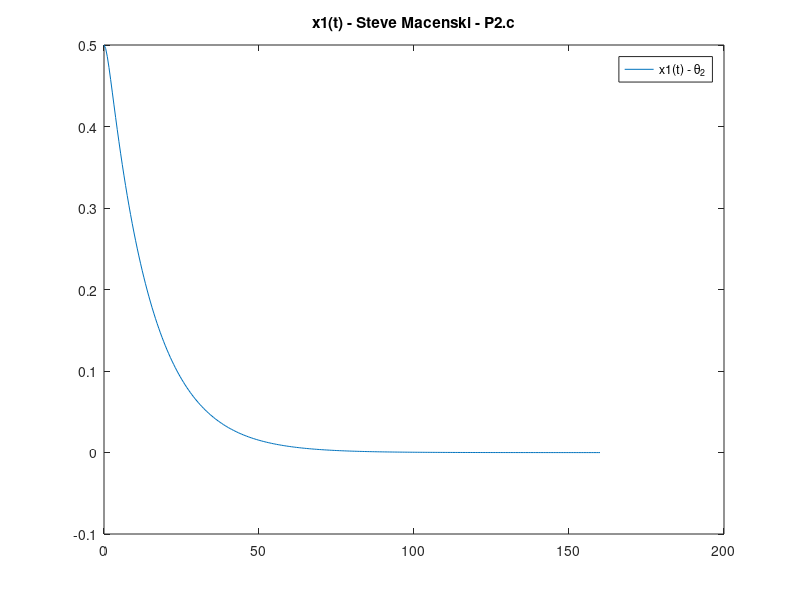
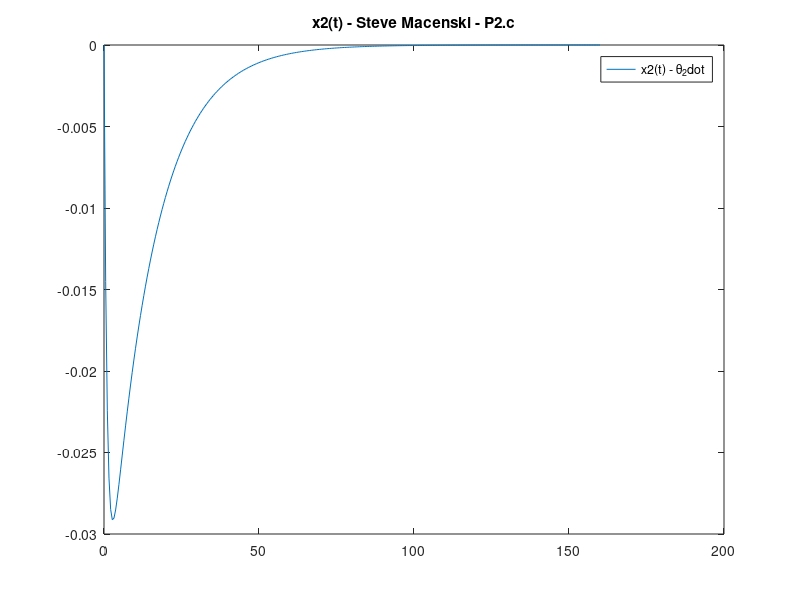
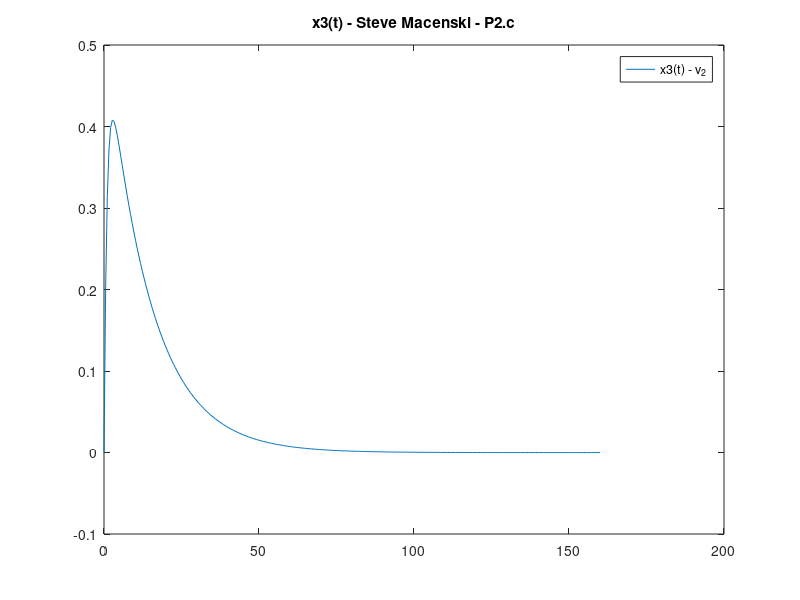

The MATLAB source for these figures, in order: (Note: this script raises an error after producing the figures.)
function hw5_prob2
% animation video: https://youtu.be/GnYS6B8IOGI
clc;
%% theta(t) v(t) and u(t) 2
J1 = 12;
J2 = 14;
J3 = 8; 
Jw = 1; 
n = .0011;

A = [0 1 0; 3*n^2*(J3-J1)/J2 0 0; 0 0 0];
B = [0 1/J2 -1/Jw]';
x0 = [0.5 0 0]';

Q = eye(3);
R = 10^0; 

t = linspace(0,160,300);

k = lqr(A,B,Q,R);

for i=1:length(t)
    x(:,i) = expm((A-B*k)*t(i))*x0;
end

figure(1) %x(t)
plot(t,x(1,:));

figure(2)
plot(t,x(2,:));

figure(3)
plot(t,x(3,:));

figure(1)
legend('x1(t) - \theta_2')
title('x1(t) - Steve Macenski - P2.c')

figure(2)
legend('x2(t) - \theta_2dot')
title('x2(t) - Steve Macenski - P2.c')

figure(3)
legend('x3(t) - v_2')
title('x3(t) - Steve Macenski - P2.c')

% figure(4)
% plot(t,x);
% legend('x1(t) - \theta_2','x2(t) - \theta_2dot','x3(t) - v_2')
% title('x(t) - Steve Macenski - P2.c')


%% Animation and integration stuff 

%my movie stuff 
params.movie_filename = 'Steve_2_animation.avi'; % names

myV = VideoWriter(params.movie_filename);
myV.Quality = 100; %quality is the quality of video taken - keep at 100, 80 or less is just garbage
open(myV); %opens the video for inputting frames


% INITIAL CONDITIONS
R0 = [1 0 0;0 1 0; 0 0 1]; %initially aligned so it is an identity matrix
J = [J1 0 0; 0 J2 0; 0 0 J3];
tMax = 90; 
% DEFINE THE TIME INTERVAL
tRate = 30;
t = linspace(0,tMax,tMax*tRate);

% INTEGRATE THE ANGULAR RATE EQUATIONS **AND** EULER'S EQUATIONS
[t,x] = ode45(@(t,x) f(t,x,J1,J2,J3,Jw,n,A,B,x0,Q,R,k),t,[RtoX(R0); x0]);

% CREATE A BOX AND SOME AXES
Hb = 1;
Mb = 6*(J(1,1)+J(2,2)-J(3,3))/(Hb^2);
Wb = sqrt((6/Mb)*(J(1,1)-J(2,2)+J(3,3)));
Lb = sqrt((6/Mb)*(-J(1,1)+J(2,2)+J(3,3)));
[p1,faces,colors] = makebox(Lb,Wb,Hb);
pAxis = [0 0; 0 0; 0 1];
pAngVel = [zeros(3,1) x0/norm(x0)];
pAngMom = [zeros(3,1) J*x0/norm(J*x0)];

% SETUP THE PLOT
figure(5);
clf;
axis(1.25*[-1 1 -1 1 -1 1]);
axis equal;
hold on;
plot3(0,0,0,'k.','markersize',16);
hAxis = line(pAxis(1,:),pAxis(2,:),pAxis(3,:));
set(hAxis,'linewidth',2,'color','r');
hAngVel = line(pAngVel(1,:),pAngVel(2,:),pAngVel(3,:));
set(hAngVel,'linewidth',2,'color','g');
hAngMom = line(pAngMom(1,:),pAngMom(2,:),pAngMom(3,:));
set(hAngMom,'linewidth',2,'color','b');
hBox = patch('Vertices',p1','Faces',faces,...
          'CData',colors,'FaceColor','flat');
hTitle = title(sprintf('t = %4.2f',0));
lighting flat
light('Position',[0 -2 -1])
light('Position',[0 -2 1])
xlabel('x');
ylabel('y');
zlabel('z');

% ANIMATE THE RESULTS
w = x(:,10:end);
x = x(:,1:9);
firsttime = 1;
i = 1;
dt = max(t)/(length(t)-1);
tic;
while (i<length(t))
    if (toc > dt)
        tic;
        i = i+1;
        R = XtoR(x(i,:));
        p0 = R*p1;
        set(hBox,'Vertices',p0');
        pAxis0 = R*pAxis;
        pAngVel = [zeros(3,1) w(i,:)'/norm(w(i,:)')];
        pAngVel0 = R*pAngVel;
        pAngMom = [zeros(3,1) J*(w(i,:)')/norm(J*(w(i,:)'))];
        pAngMom0 = R*pAngMom;
        set(hAxis,'xdata',pAxis0(1,:),'ydata',pAxis0(2,:),'zdata',pAxis0(3,:));
        set(hAngVel,'xdata',pAngVel0(1,:),'ydata',pAngVel0(2,:),'zdata',pAngVel0(3,:));
        set(hAngMom,'xdata',pAngMom0(1,:),'ydata',pAngMom0(2,:),'zdata',pAngMom0(3,:));
        set(hTitle,'string',sprintf('t = %4.2f',t(i)));
        
        if (firsttime)
            firsttime=0;
            pause(0.5);
        end
        drawnow;  
        frame = getframe(gcf); %puts frames in movie
        writeVideo(myV,frame);
    end
end
close(myV); %closes the video formally

function xdot = f(t,x,J1,J2,J3,Jw,n,A,B,x0,Q,R,k)
R = XtoR(x(1:9,1));
w = x(10:end,1);
% %%

% YOUR CODE HERE TO COMPUTE Rdot and wdot 
Rdot = R*skew(w);


w = [w(1); w(2); w(3)]; %state

wdot = (A-B*k)*w;

xdot = [RtoX(Rdot); wdot];

function S = skew(w)
S = [0 -w(3) w(2); w(3) 0 -w(1); -w(2) w(1) 0];

function X = RtoX(R)
X = reshape(R,9,1);

function R = XtoR(X)
R = reshape(X,3,3);

function [verts,faces,colors] = makebox(x,y,z)
verts = [0 x x 0 0 x x 0; 0 0 0 0 y y y y; 0 0 z z 0 0 z z];
verts = verts - repmat([x/2; y/2; z/2],1,size(verts,2));
faces = [1 2 3 4; 2 6 7 3; 6 5 8 7; 5 1 4 8; 4 3 7 8; 5 6 2 1];
colors(:,:,1) = 1*ones(1,size(faces,1));
colors(:,:,2) = 1*ones(1,size(faces,1));
colors(:,:,3) = 0*ones(1,size(faces,1));
colors(1,5,1) = 1;
colors(1,5,2) = 0;
colors(1,5,3) = 0;
colors(1,3,1) = 0;
colors(1,3,2) = 0;
colors(1,3,3) = 1;
colors(1,2,1) = 0;
colors(1,2,2) = 1;
colors(1,2,3) = 0;



